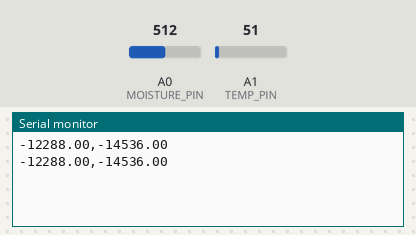
Bench run of a sketch on a simulated Arduino Uno, built with avr-gcc and run on an emulated ATmega328P. On the bench: the last lines printed to the serial monitor. The test bench sets the inputs (shaded band); at power-on: A1 (TEMP_PIN) = 51, A0 (MOISTURE_PIN) = 512.

Above: at 1.8 s.
1.9 s: A1 (TEMP_PIN) set to 61
At 2.8 s:
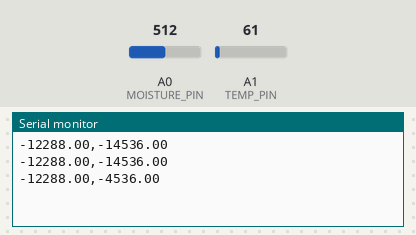
3.4 s: A0 (MOISTURE_PIN) set to 716
At 4.7 s:
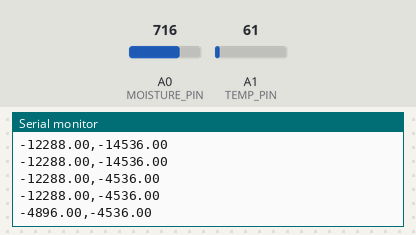
4.9 s: A1 (TEMP_PIN) set to 71
At 5.8 s:
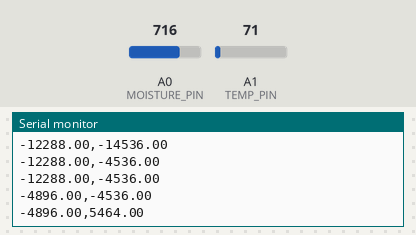
6.4 s: A0 (MOISTURE_PIN) set to 900
At 7.4 s:
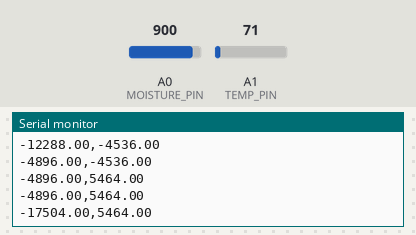
Timing chart, 0 to 8.9 s (numbered marks = the images above; inputs shaded):
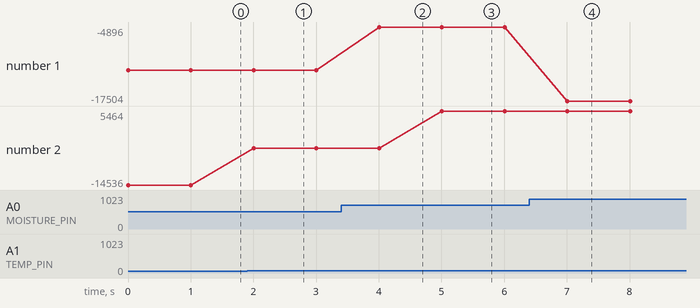

Measured:
- after the input at 1.9 s, the serial monitor: prints a new line after 0.10 s (image 1)
- after the input at 3.4 s, the serial monitor: prints a new line after 0.61 s (image 2)
- after the input at 4.9 s, the serial monitor: prints a new line after 0.11 s (image 3)
- after the input at 6.4 s, the serial monitor: prints a new line after 0.61 s (image 4)
- plotted number 1: -12288 → -4896 after the input at 3.4 s, -4896 → -17504 after the input at 6.4 s
- plotted number 2: -14536 → -4536 after the input at 1.9 s, -4536 → 5464 after the input at 4.9 s

The sketch:

soil_sensor_test.ino
```cpp
const int MOISTURE_PIN = 0;    // Pin to read soil sensor
const int TEMP_PIN = 1;    // Pin to read soil sensor
float m_volt;
float t_volt;

void setup() {

  Serial.begin(115200);  // Initialize Serial for debuging purposes.
}

void loop() {
  m_volt = analogRead (MOISTURE_PIN) * 1000;
  t_volt = analogRead (TEMP_PIN) * 1000;

  Serial.print(m_volt);
  Serial.print(",");
  Serial.println(t_volt);

  delay(1000);

}
```
